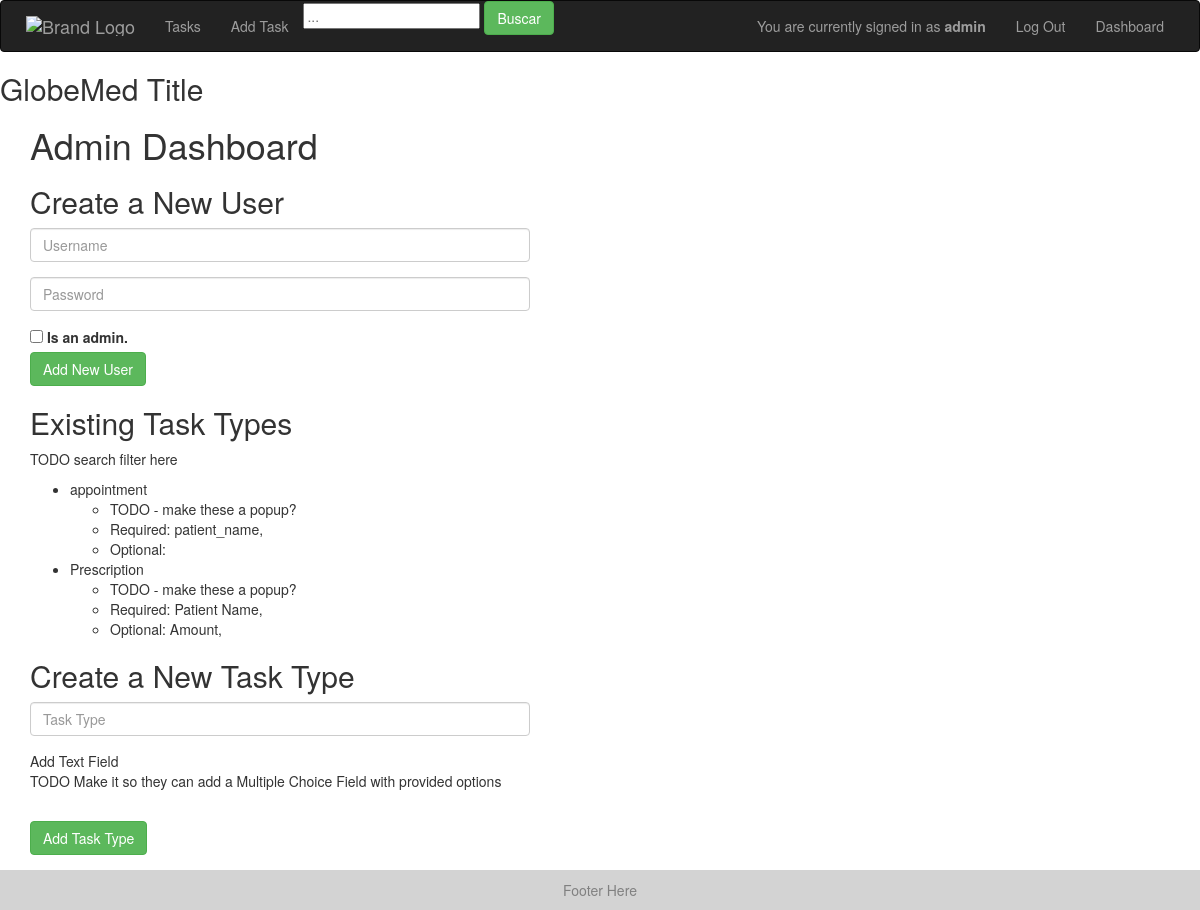
The page /dashboard (signed in) on the database as committed earlier.
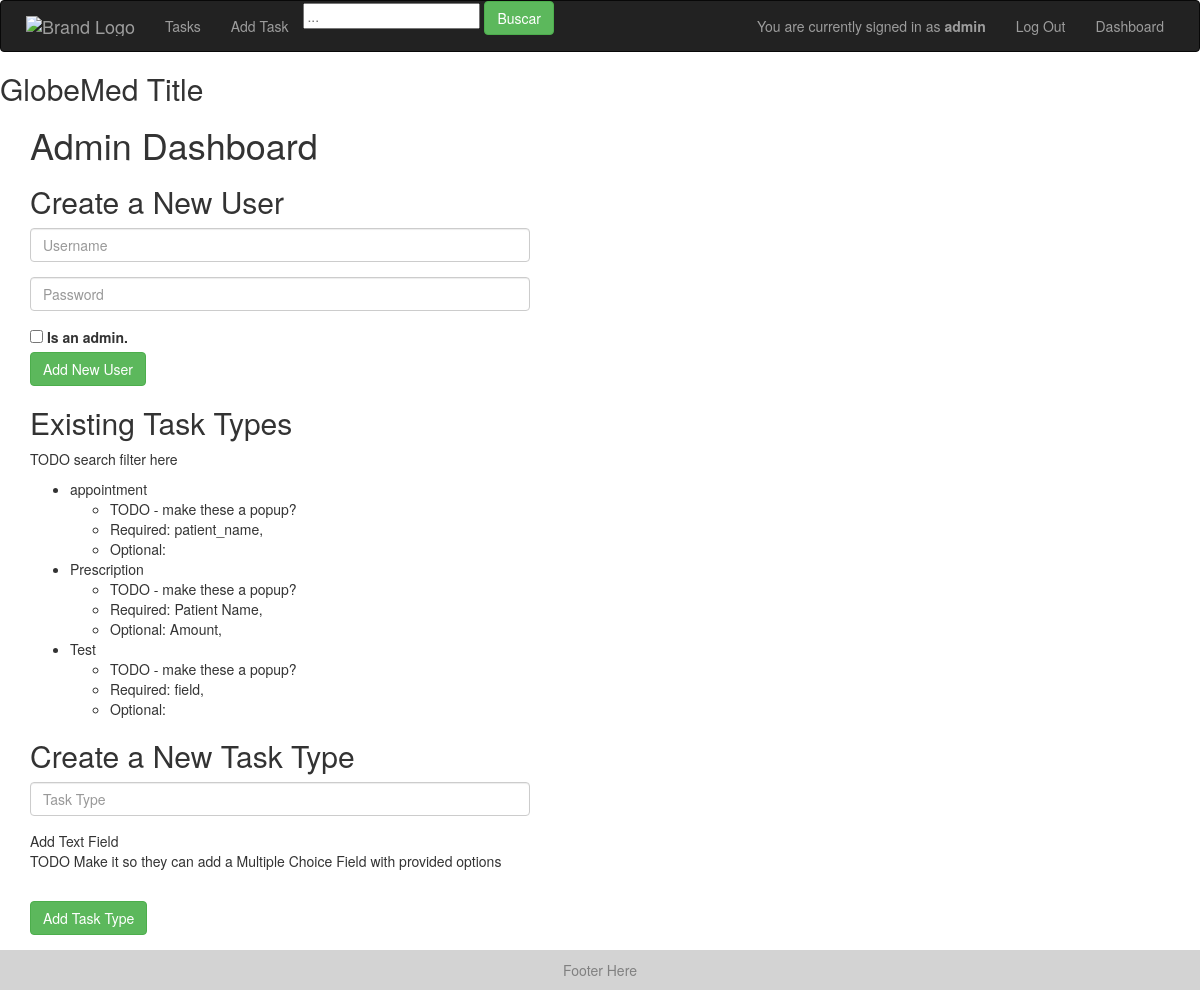
The same page on the database as committed later.
### models.py (models this page shows)
class TaskType(Base):
    __tablename__ = "task_types"
    id = Column(Integer, primary_key=True)
    task_type = Column(String)
    required_fields = Column(PickleType) # list of strings that are required keys in the fields entry of a task
    optional_fields = Column(PickleType) # list of strings that are allowed but not required keys in the fields entry of a task

### app.py (the view)
@app.route('/dashboard')
@check_login_wrapper
def dashboard():
    return render_template("dashboard.html", task_types = get_task_types())

### app.py (called while the page is built)
def check_login_wrapper(func):
    @wraps(func)
    def inner(*args, **kwargs):
        print("here")
        if "username" not in login_session:
            return redirect(url_for('login'))
        return func(*args, **kwargs)
    return inner

### database.py (called while the page is built)
def get_task_types():
    return session.query(TaskType).all()

### templates/dashboard.html (shortened to what this page needs)
{% extends "layout.html" %}
{% block body %}
  <h1>Admin Dashboard</h1>
  <form action="{{ url_for('add_user') }}" method = 'post'>
  	<h2>Create a New User</h2>
    <div class="form-group">
      <input id="input_username1" class="username form-control" type="text" name="username" placeholder="Username">
    </div>
    <div class="form-group">
      <input id="input_password1" class="username form-control" type="text" name="password" placeholder="Password">
    </div>
    <input type="checkbox" name="is_admin" value="is_admin">
	  <label for="is_admin"> Is an admin.</label><br>
    <button class="btn btn-success" type="submit" id="submit_new_user"> Add New User </button>
  </form>
  <h2>Existing Task Types</h2>
  <p> TODO search filter here </p>
  <ul>
  {% for task_type in task_types %}
    <li>{{task_type.task_type}}
      <ul>
        <li> TODO - make these a popup?</li>
        <li>Required: {% for field in task_type.required_fields %} {{field}}, {% endfor %} </li>
        <li>Optional: {% for field in task_type.optional_fields %} {{field}}, {% endfor %} </li>
      </ul>
    </li>
  {% endfor %}
  </ul>
  <form action="{{ url_for('add_task_type') }}" method = 'post'>
    <h2>Create a New Task Type</h2>
    <div class="form-group">
      <input id="task_type" class="username form-control" type="text" name="task_type" placeholder="Task Type">
    </div>
    <span onclick="addField()">Add Text Field</span>
    <p> TODO Make it so they can add a Multiple Choice Field with provided options </p>
    <br>
    <button class="btn btn-success" type="submit" id="submit_new_user"> Add Task Type </button>
  </form>
{%endblock%}

Rows that differ between the two databases and show on the page:
added TaskType: task_type "Test", required_fields "field"
